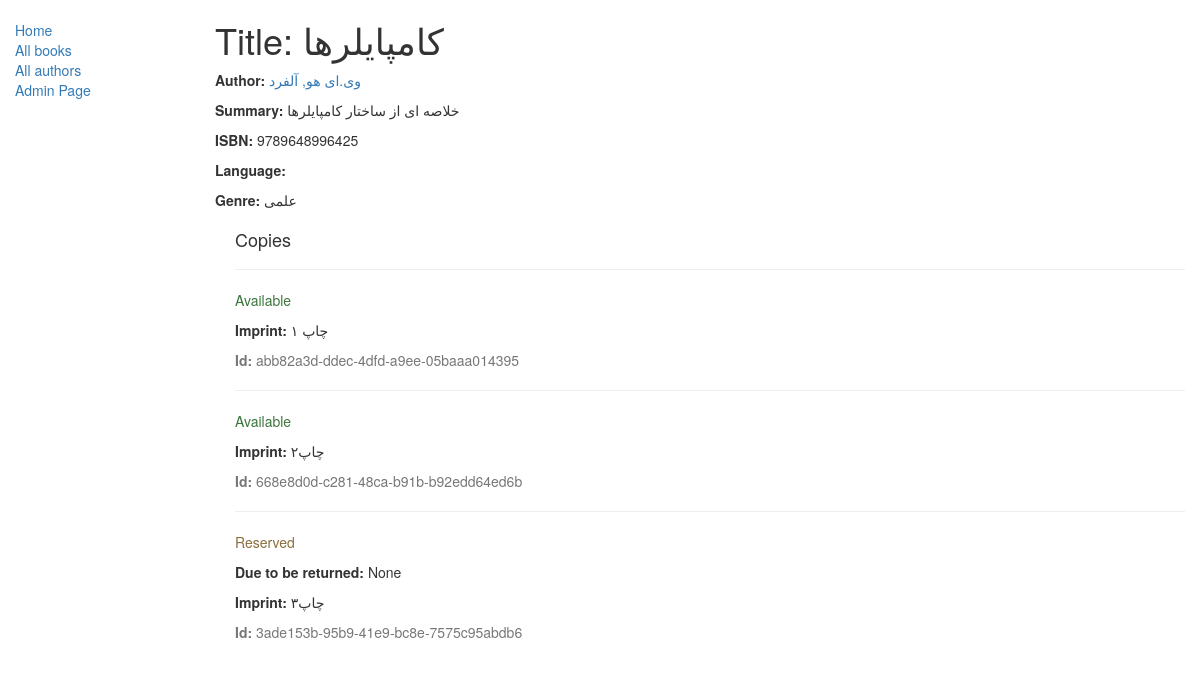
/catalog/book/1, run on the app's committed database.
### catalog/models.py (models this page shows, shortened)
class Book(models.Model):
    title = models.CharField(max_length=200)
    author = models.ForeignKey('Author', on_delete=models.SET_NULL, null=True)
    summary = models.TextField(max_length=1000, help_text="Enter a brief description of the book")
    isbn = models.CharField('ISBN',max_length=13, help_text='13 Character <a href="https://www.isbn-international.org/content/what-isbn">ISBN number</a>')
    genre = models.ManyToManyField(Genre, help_text="Select a genre for this book")
    def display_genre(self):
        return ', '.join([genre.name for genre in self.genre.all()[:3]])
    display_genre.short_description = 'Genre'

class Author(models.Model):
    first_name = models.CharField(max_length=100)
    last_name = models.CharField(max_length=100)
    date_of_birth = models.DateField(null=True, blank=True)
    date_of_death = models.DateField('Died', null=True, blank=True)
    def __str__(self):
        return '%s, %s' % (self.last_name, self.first_name)

class Genre(models.Model):
    name = models.CharField(max_length=200)
    def __str__(self):
        return self.name

class BookInstance(models.Model):
    id = models.UUIDField(primary_key=True, default=uuid.uuid4, help_text="Unique ID for this particular book across whole library")
    book = models.ForeignKey('Book', on_delete=models.SET_NULL, null=True)
    imprint = models.CharField(max_length=200)
    due_back = models.DateField(null=True, blank=True)
    LOAN_STATUS = (
        ('m', 'Maintenance'),
        ('o', 'On loan'),
        ('a', 'Available'),
        ('r', 'Reserved'),
    )
    status = models.CharField(max_length=1, choices=LOAN_STATUS, blank=True, default='m', help_text='Book availability')
    class Meta:
        ordering = ["due_back"]

### catalog/views.py (the view)
# urls.py: re_path('^book/(?P<pk>\d+)', views.BookDetailView.as_view(), name='book-detail'),
class BookDetailView(generic.DetailView):
    model =models.Book
    template_name='catalog/book_detail.html'

### catalog/templates/catalog/book_detail.html
{% extends "catalog/base_generic.html" %}
{% block content %}
  <h1>Title: {{ book.title }}</h1>
  <p><strong>Author:</strong> <a href="">{{ book.author }}</a></p>
  <p><strong>Summary:</strong> {{ book.summary }}</p>
  <p><strong>ISBN:</strong> {{ book.isbn }}</p>
  <p><strong>Language:</strong> {{ book.language }}</p>
  <p><strong>Genre:</strong> {% for genre in book.genre.all %} {{ genre }}{% if not forloop.last %}, {% endif %}{% endfor %}</p>
  <div style="margin-left:20px;margin-top:20px">
    <h4>Copies</h4>
    {% for copy in book.bookinstance_set.all %}
    <hr>
    <p class="{% if copy.status == 'a' %}text-success{% elif copy.status == 'm' %}text-danger{% else %}text-warning{% endif %}">{{ copy.get_status_display }}</p>
    {% if copy.status != 'a' %}<p><strong>Due to be returned:</strong> {{copy.due_back}}</p>{% endif %}
    <p><strong>Imprint:</strong> {{copy.imprint}}</p>
    <p class="text-muted"><strong>Id:</strong> {{copy.id}}</p>
    {% endfor %}
  </div>
{% endblock %}

### data on the page
Book: title "کامپایلرها", author "وی.ای هو, آلفرد", summary "خلاصه ای از ساختار کامپایلرها", isbn "9789648996425"
Genre: name "علمی"
BookInstance: status "Available", imprint "چاپ ۱", id "abb82a3d-ddec-4dfd-a9ee-05baaa014395"
BookInstance: status "Available", imprint "چاپ۲", id "668e8d0d-c281-48ca-b91b-b92edd64ed6b"
BookInstance: status "Reserved", due_back "None", imprint "چاپ۳", id "3ade153b-95b9-41e9-bc8e-7575c95abdb6"
